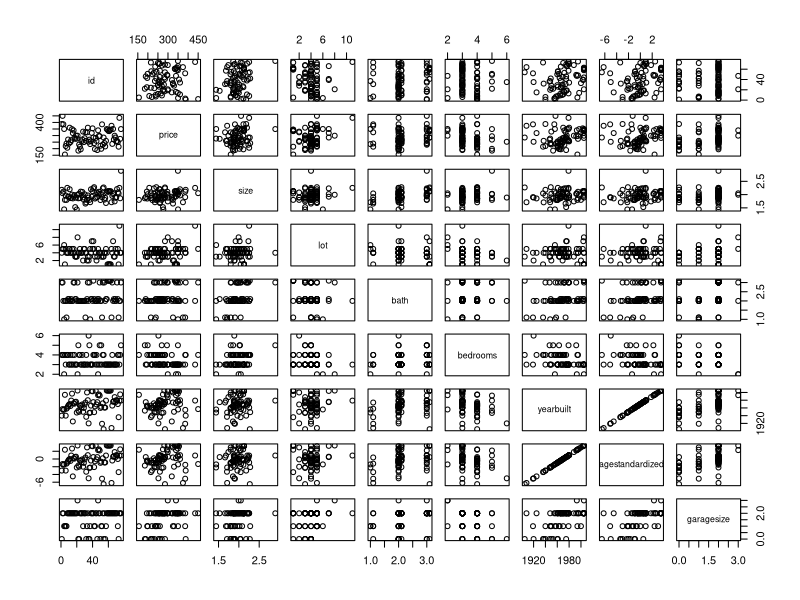
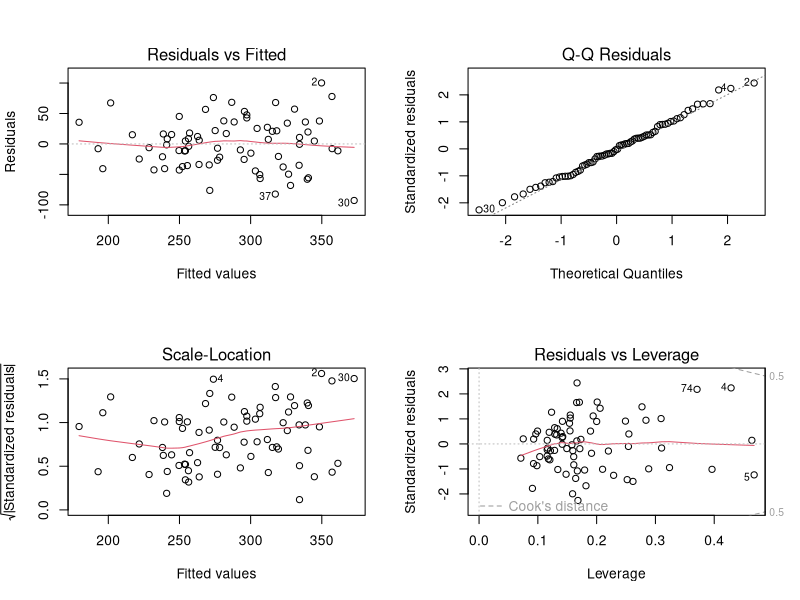
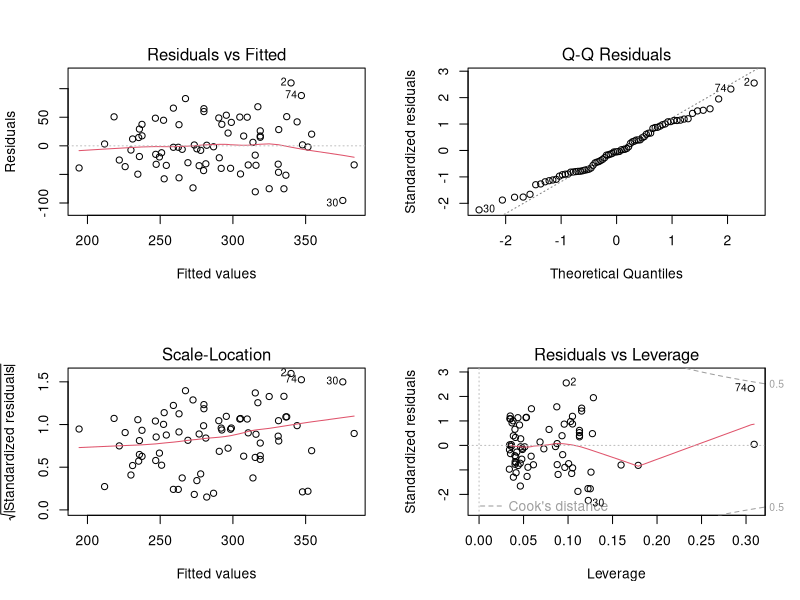
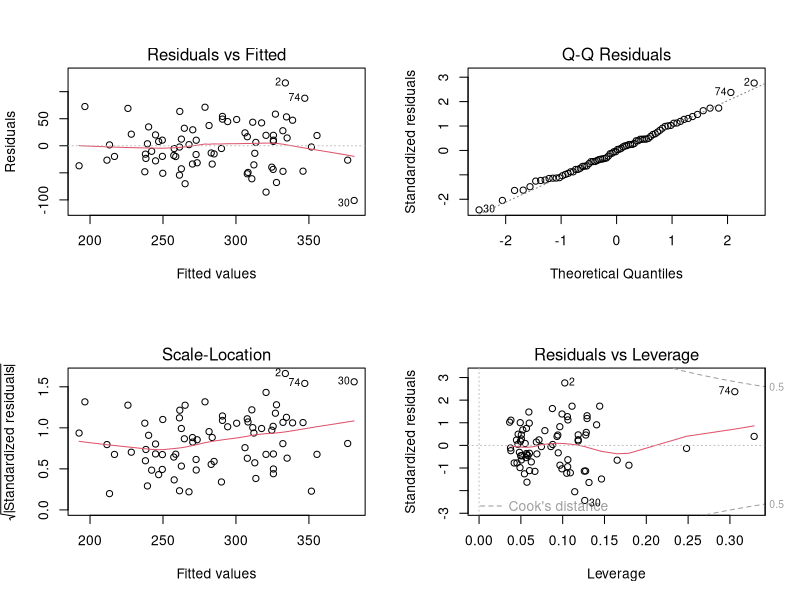
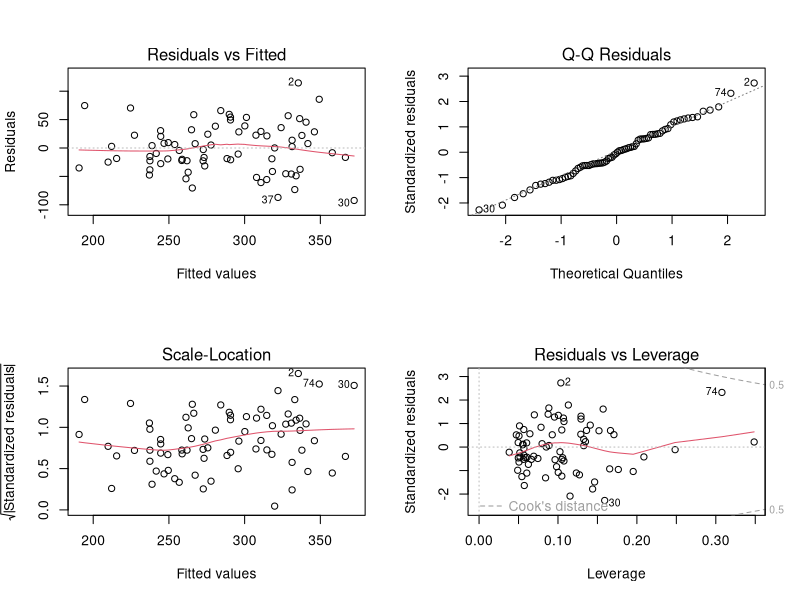
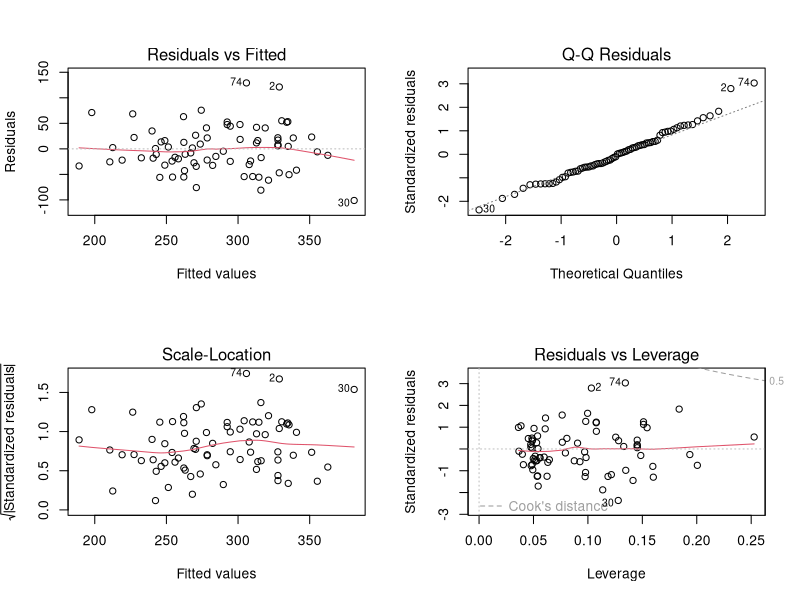
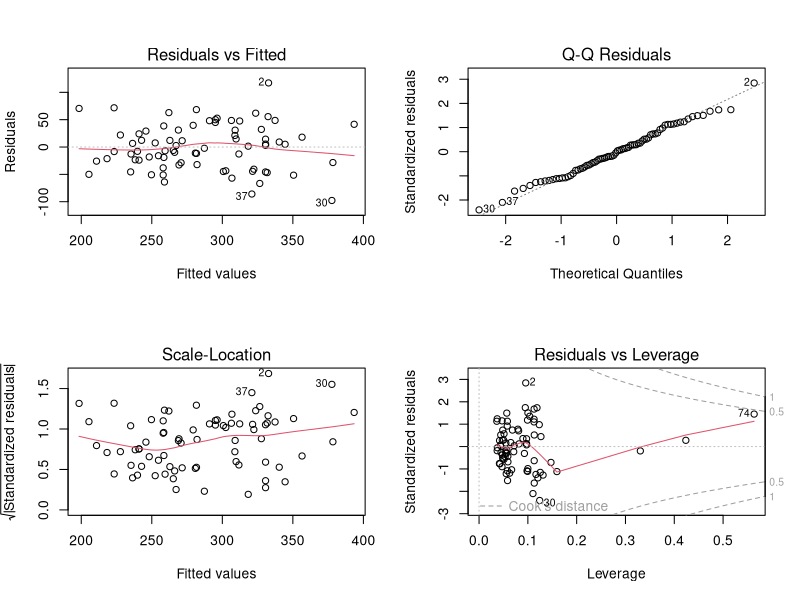
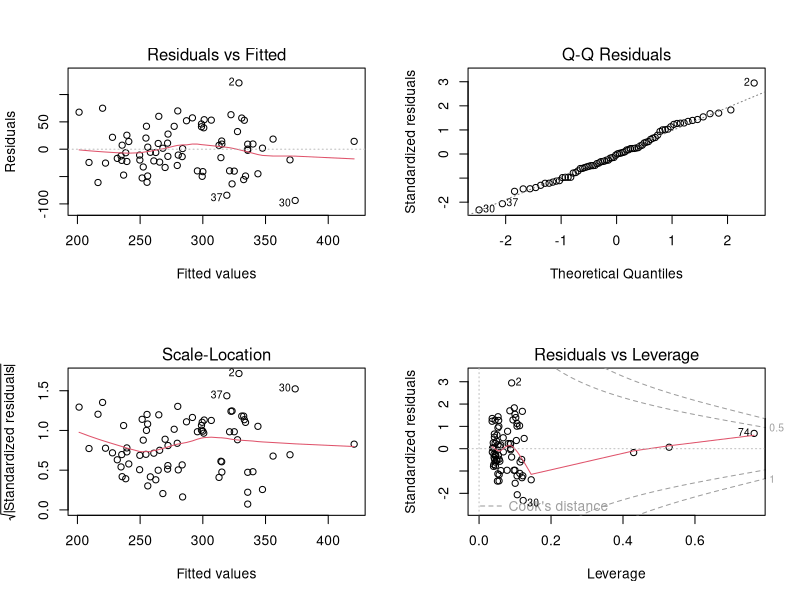

Here is the R script that generated these plots, in order:
## ---- chunk 1
library(ggplot2)

## ---- chunk 2
library(readxl)
housing <- read_excel("Housing.xlsx")
housing
## ---- chunk 3
housing$sld <- ifelse(housing$status == "sld", 1, 0)
housing$pen <- ifelse(housing$status == "pen", 1, 0)
housing$act <- ifelse(housing$status == "act", 1, 0)
housing$adams <- ifelse(housing$elem == "adams", 1, 0)
housing$crest <- ifelse(housing$elem == "crest", 1, 0)
housing$edge <- ifelse(housing$elem == "edge", 1, 0)
housing$edison <- ifelse(housing$elem == "edison", 1, 0)
housing$harris <- ifelse(housing$elem == "harris", 1, 0)
housing$parker <- ifelse(housing$elem == "parker", 1, 0)
## ---- chunk 4
summary(housing)
## ---- chunk 5
pairs(housing[,1:9])
cor(housing[,c(1:9)])
## ---- chunk 6
model1 <- lm(price ~ . -id, data = housing)
summary(model1)
par(mfrow = c(2, 2))
plot(model1)
## ---- chunk 7
model2 <- lm(price ~ size + lot + sld + edison + harris, data=housing)
summary(model2)
par(mfrow = c(2, 2))
plot(model2)
## ---- chunk 8
model3 <- lm(price ~ size + bedrooms + lot + sld + edison + harris, data=housing)
summary(model3)
par(mfrow = c(2, 2))
plot(model3)
## ---- chunk 9
model4 <- lm(price ~ size + bedrooms + lot + act + sld + edison + harris, data=housing)
summary(model4)
par(mfrow = c(2, 2))
plot(model4)
## ---- chunk 10
model5 <- lm(price ~ I(log10(size)) + I(log10(lot)) + I(log10(bedrooms))  + sld + edison + harris, data = housing)
summary(model5)
par(mfrow = c(2, 2))
plot(model5)
## ---- chunk 11
model6 <- lm(price ~ I((size)^2) + I((lot)^2) + I((bedrooms)^2) + sld + edison + harris, data = housing)
summary(model6)
par(mfrow = c(2, 2))
plot(model6)
## ---- chunk 12
model7 <- lm(price ~ I((size)^3) + I((lot)^3) + I((bedrooms)^3) + sld + edison + harris, data = housing)
summary(model7)
par(mfrow = c(2, 2))
plot(model7)
## ---- chunk 13
model8 <- lm(price ~ I((size)^.5) + I((lot)^.5) + I((bedrooms)^.5) + sld + edison + harris, data = housing)
summary(model8)
par(mfrow = c(2, 2))
plot(model8)
## ---- chunk 14
model9 <- lm(price ~ size:lot + size:bedrooms + size:sld + size:edison + size:harris + lot:bedrooms + lot:sld + lot:edison + lot:harris + bedrooms:sld + bedrooms:edison + bedrooms:harris + sld:edison + sld:harris + edison:harris + size + lot + bedrooms + sld + edison + harris, data = housing)
summary(model9)
par(mfrow = c(2, 2))
plot(model9)
## ---- chunk 15
model10 <- lm(price ~ size:lot + size:harris + lot:harris + sld:edison + sld, data = housing)
summary(model10)
par(mfrow = c(2, 2))
plot(model10)
## ---- chunk 16
housing2 <- housing[c(-74, -66),]
model.f <- lm(price ~ size:lot + size:harris + lot:harris + sld:edison + sld, data = housing2)
summary(model.f)
par(mfrow = c(2, 2))
plot(model.f)

## ---- chunk 17
library(car)
vif(model.f)
## ---- chunk 18
confint(model.f)
predict(model.f, newdata = data.frame(size = 1, lot = 1, harris = 1, sld = 1, edison = 0), interval = "confidence")
